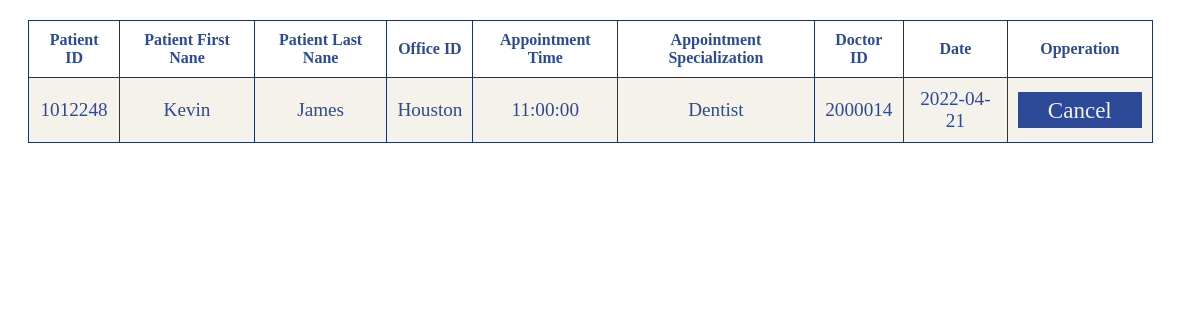
Page /backend/show_appointments_patient.php (signed in) on the committed database.
### tables this page shows
CREATE TABLE `appointment` (
  `Appt_ID` int NOT NULL AUTO_INCREMENT,
  `Pat_ID` int NOT NULL,
  `Doc_ID` int NOT NULL,
  `Off_ID` varchar(45) NOT NULL,
  `Appt_Specialization` varchar(45) NOT NULL,
  `Appt_Date` date NOT NULL,
  `Appt_Time` time DEFAULT NULL,
  PRIMARY KEY (`Appt_ID`),
  CONSTRAINT `time_constraint` CHECK (((`Appt_Time` >= '08:00:00') and (`Appt_Time` <= '16:00:00')))
);

CREATE TABLE `patient` (
  `Pat_ID` int NOT NULL AUTO_INCREMENT,
  `Pat_First` varchar(45) NOT NULL,
  `Pat_M_init` varchar(45) DEFAULT NULL,
  `Pat_Last` varchar(45) NOT NULL,
  `Pat_Email` varchar(45) NOT NULL,
  `Pat_Phone` varchar(45) DEFAULT NULL,
  `Pat_Gender` varchar(45) NOT NULL,
  `Pat_Race` int NOT NULL,
  `Pat_DOB` date NOT NULL,
  `Pat_Height` float NOT NULL COMMENT 'In Inches',
  `Pat_Weight` float NOT NULL COMMENT 'In Pounds',
  `Pat_Street_Addr` varchar(45) NOT NULL,
  `Pat_City_Addr` varchar(45) NOT NULL,
  `Pat_State_Addr` varchar(45) NOT NULL,
  `Pat_Zip_Addr` int NOT NULL,
  `Pat_Allergy` int NOT NULL,
  `Pat_Password` varchar(45) DEFAULT NULL,
  PRIMARY KEY (`Pat_ID`),
  UNIQUE KEY `Pat_ID_UNIQUE` (`Pat_ID`)
);

### backend/show_appointments_patient.php (the view, shortened to what this page needs)
<?php
    $dbhost = getenv("DBHOST");
    $dbuser = getenv("DBUSER");
    $dbpass = getenv("DBPASS");
    $dbname = getenv("DBNAME");
    $link = mysqli_connect($dbhost, $dbuser, $dbpass) or die("Unable to Connect to '$dbhost'");
    mysqli_select_db($link, $dbname) or die("Could not open the db '$dbname'");
    $select="SELECT a.Pat_ID, a.Doc_ID, a.Off_ID, a.Appt_Time, a.Appt_Specialization, p.Pat_First, p.Pat_Last, a.Appt_Date
    FROM appointment AS a, patient AS p
    WHERE a.Pat_ID = '".$_SESSION['id']."' AND p.Pat_ID = a.Pat_ID";
    $query=mysqli_query($link,$select);
?>
<!DOCTYPE html>
<html>
<head>
    <link rel="stylesheet" href="/index/styles/show_patients.css">
</head>
<body>
    <table border="1" cellpadding="0">
    <tr>
        <th>Patient ID</th>
        <th>Patient First Nane</th>
        <th>Patient Last Nane</th>
        <th>Office ID</th>
        <th>Appointment Time</th>
        <th>Appointment Specialization</th>
        <th>Doctor ID</th>
        <th>Date</th>
        <th>Opperation</th>
    </tr>
    <?php
        $num=mysqli_num_rows($query);
        if ($num>0) {
            while ($result=mysqli_fetch_assoc($query)) {
                echo "
                    <tr>
                        <td>".$result['Pat_ID']."</td>
                        <td>".$result['Pat_First']."</td>
                        <td>".$result['Pat_Last']."</td>
                        <td>".$result['Off_ID']."</td>
                        <td>".$result['Appt_Time']."</td>
                        <td>".$result['Appt_Specialization']."</td>
                        <td>".$result['Doc_ID']."</td>
                        <td>".$result['Appt_Date']."</td>
                        <td>
                            <a href='/backend/show_appointments_patient.php?Appt_ID=".$result['Appt_ID']."'class='btn'>Cancel</a>
                        </td>
                    </tr>
                ";
            }
        }
    ?>
    </table>
</body>

### index/styles/show_patients.css (style rules this page uses)
:root { --shadow: 0px 0px 5px 5px rgba(0, 0, 0, 0.199); --lighter: #F5F1EB; --light: #dad5cf; --mid: #9FCDFC; --main: #008CFF; --accent: #4C72D2; --dark: #2C4A98; --darker: #203368; --green: #138808; --red: #CD5C5C; }
table { margin: 20px; border-collapse: collapse; width: 95%; border: 1px solid var(--darker); }
table th { color: var(--dark); padding: 10px; }
table td { padding: 10px; color: var(--dark); font-size: 1.2em; text-align: center; }
.btn { background: var(--dark); color: var(--lighter); font-size: 1.2em; padding: 5px 30px; text-decoration: none; }
tr:nth-child(even) { background-color: var(--lighter); }

### rows in the picture
appointment: Pat_ID "1012248", Pat_ID.Pat_First "Kevin", Pat_ID.Pat_Last "James", Off_ID "Houston", Appt_Time "11:00:00", Appt_Specialization "Dentist", Doc_ID "2000014", Appt_Date "2022-04-21"
